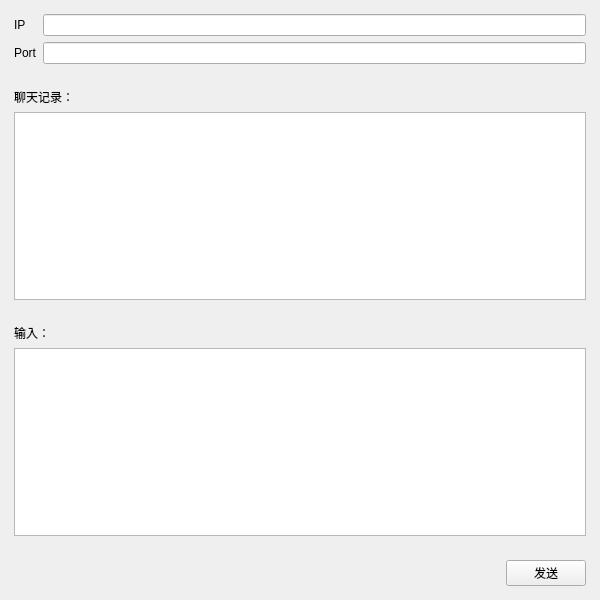
<?xml version="1.0" encoding="UTF-8"?>
<ui version="4.0">
 <class>Client</class>
 <widget class="QWidget" name="Client">
  <property name="geometry">
   <rect>
    <x>0</x>
    <y>0</y>
    <width>600</width>
    <height>600</height>
   </rect>
  </property>
  <property name="windowTitle">
   <string>Form</string>
  </property>
  <layout class="QVBoxLayout" name="verticalLayout_3">
   <property name="leftMargin">
    <number>5</number>
   </property>
   <property name="topMargin">
    <number>5</number>
   </property>
   <property name="rightMargin">
    <number>5</number>
   </property>
   <property name="bottomMargin">
    <number>5</number>
   </property>
   <item>
    <widget class="QWidget" name="widget" native="true">
     <layout class="QGridLayout" name="gridLayout">
      <item row="0" column="0">
       <widget class="QLabel" name="ipLabel">
        <property name="text">
         <string>IP</string>
        </property>
       </widget>
      </item>
      <item row="0" column="1">
       <widget class="QLineEdit" name="ipLineEdit"/>
      </item>
      <item row="1" column="0">
       <widget class="QLabel" name="portLabel">
        <property name="text">
         <string>Port</string>
        </property>
       </widget>
      </item>
      <item row="1" column="1">
       <widget class="QLineEdit" name="portLineEdit"/>
      </item>
     </layout>
    </widget>
   </item>
   <item>
    <widget class="QWidget" name="widget_2" native="true">
     <layout class="QVBoxLayout" name="verticalLayout">
      <item>
       <widget class="QLabel" name="recordLabel">
        <property name="text">
         <string>聊天记录：</string>
        </property>
       </widget>
      </item>
      <item>
       <widget class="QTextEdit" name="recordEdit"/>
      </item>
     </layout>
    </widget>
   </item>
   <item>
    <widget class="QWidget" name="widget_3" native="true">
     <layout class="QVBoxLayout" name="verticalLayout_2">
      <item>
       <widget class="QLabel" name="inputLabel">
        <property name="text">
         <string>输入：</string>
        </property>
       </widget>
      </item>
      <item>
       <widget class="QTextEdit" name="inputEdit"/>
      </item>
     </layout>
    </widget>
   </item>
   <item>
    <widget class="QWidget" name="widget_4" native="true">
     <layout class="QHBoxLayout" name="horizontalLayout">
      <item>
       <spacer name="horizontalSpacer">
        <property name="orientation">
         <enum>Qt::Horizontal</enum>
        </property>
        <property name="sizeHint" stdset="0">
         <size>
          <width>492</width>
          <height>20</height>
         </size>
        </property>
       </spacer>
      </item>
      <item>
       <widget class="QPushButton" name="sendButton">
        <property name="text">
         <string>发送</string>
        </property>
       </widget>
      </item>
     </layout>
    </widget>
   </item>
  </layout>
 </widget>
 <resources/>
 <connections/>
</ui>
